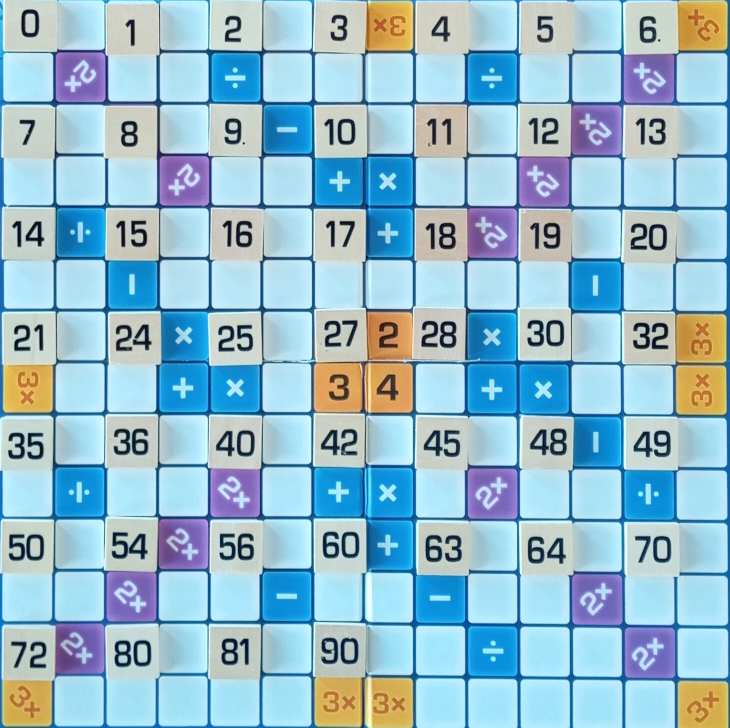
#> input picture data/all_pieces_board.jpg, 1460 x 1455 px (shown at 1/2 size)
$ python template_generator.py
#> lines starting #> are read from the running program, lines starting #| are printed output that depends on the picture
### src/util.py
import os


def format_path(path):
    if path == None:
        return None

    if os.name == 'nt':
        path = path.replace('/', '\\')
    else:
        path = path.replace('\\', '/')
    return path

### src/game_model.py
from enum import Enum
from util import format_path

class GameMove():
    # [4 lines left out: function __init__, not called in this run]


    def __repr__(self):
        return f"GameMove(image_path: {self.image_path}, move: {self.move}, value: {self.value})"


class GameTurn():
    class Player(Enum):
        PLAYER1 = 1
        PLAYER2 = 2

        def __str__(self):
            return str(self.value)


    # [4 lines left out: function __init__, not called in this run]


    def __repr__(self):
        return f"GameTurn(player: {self.player}, statring_position: {self.starting_position}, score: {self.score})"


class GameModel():
    # [5 lines left out: function __init__, not called in this run]

    @staticmethod
    def available_pieces():
        return [
            # 0-9 (10 pieces)
            0, 1, 2, 3, 4, 5, 6, 7, 8, 9,

            # 10-19 (10 pieces)
            10, 11, 12, 13, 14, 15, 16, 17, 18, 19,

            # 20-29 (6 pieces)
            20, 21, 24, 25, 27, 28,

            # 30-39 (4 pieces)
            30, 32, 35, 36,

            # 40-49 (5 pieces)
            40, 42, 45, 48, 49,

            # 50-59 (3 pieces)
            50, 54, 56,

            # 60-69 (3 pieces)
            60, 63, 64,

            # 70-79 (2 pieces)
            70, 72,

            # 80-89 (2 pieces)
            80, 81,

            # 90-99 (1 piece)
            90
        ]


    # [41 lines left out: functions __zip_scores_and_turns, __load_scores, __load_turns, not called in this run]


# [4 lines that do not run on import are left out]

### src/template_generator.py
import cv2 as cv
import numpy as np
from image_processing import ImageProcessing
from game_model import GameModel
from util import format_path
from time import sleep
from tqdm import tqdm
import os

class TemplateGenerator:
    def __init__(self, board_path):
        self.board_path = format_path(board_path)
        self.image_processing = ImageProcessing()

    def generate_templates_from_board(self):
        # Read and preprocess the board image
        board = cv.imread(self.board_path)
#> board is the input picture: shape (1455, 1460, 3); mean B, G, R 204.6, 187.2, 148.7
        if board is None:
            raise FileNotFoundError(f"Image not found at {self.board_path}")

        # Resize to exactly 1470x1470 (14 * 105) to ensure perfect 105x105 grid
        board = cv.resize(board, (1470, 1470))
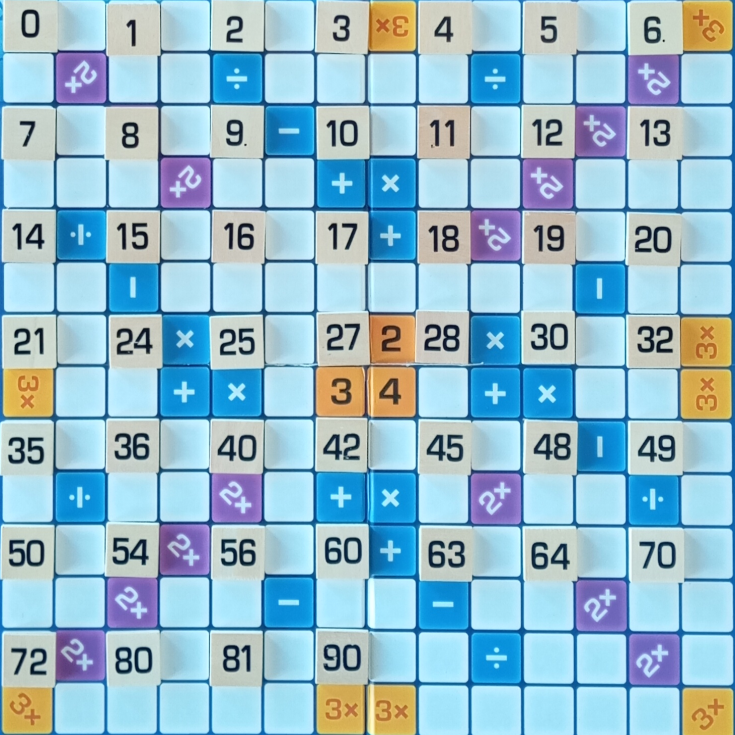
#> board: shape (1470, 1470, 3) (shown at 1/2 size); mean B, G, R 204.5, 187.1, 148.6

        # Create empty list to store pieces
        pieces = []

        # Extract each 105x105 piece
        for i in range(14):  # rows
            for j in range(14):  # columns
                if i % 2 == 0 and j % 2 == 0:
                    if i < 12 or j <= 6:
                        # Calculate piece coordinates
                        x = j * 105
                        y = i * 105
                        # Extract piece
                        piece = board[y:y+105, x:x+105]
                        pieces.append(piece)  # Store piece with its position
#> after the loop, pieces = 46 items
                        # [8 lines of commented-out code are left out]
        return pieces

    def generate_templates_from_all_together(self):
        board = cv.imread(self.board_path)
        if board is None:
            raise FileNotFoundError(f"Image not found at {self.board_path}")

        # Calculate grid dimensions
        num_cols = 8
        num_rows = 6
        cell_size = 105

        # Calculate total grid size
        grid_width = num_cols * cell_size
        grid_height = num_rows * cell_size

        # Resize to exact grid dimensions
        board = cv.resize(board, (grid_width, grid_height))

        pieces = []
        for i in range(num_rows):
            for j in range(num_cols):
                # Skip last two slots in bottom row
                if i == num_rows - 1 and j >= 6:
                    continue

                # Calculate piece coordinates with border offset
                x = j * cell_size
                y = i * cell_size

                # Extract piece with exact dimensions
                piece = board[y:y+cell_size, x:x+cell_size]
                # cv.imshow("Piece", piece)
                # cv.waitKey(1)
                # sleep(0.5)

                piece = cv.resize(piece, (cell_size, cell_size))

                pieces.append(piece)
        # cv.destroyAllWindows()

        return pieces

if __name__ == "__main__":
    if not os.path.exists("../data/templates"):
        os.makedirs("../data/templates")
    if not os.path.exists("../data/templates/board"):
        os.makedirs("../data/templates/board")
    if not os.path.exists("../data/templates/togheter"):
        os.makedirs("../data/templates/togheter")

    generator = TemplateGenerator("../data/all_pieces_board.jpg")
    pieces = generator.generate_templates_from_board()
#> pieces = 46 items
    available_pieces = GameModel.available_pieces()
    for available_piece, piece in tqdm(zip(available_pieces, pieces)):
        # [4 lines of commented-out code are left out]
        cv.imwrite(f"../data/templates/board/{available_piece}.jpg", piece)
#> this loop made 46 passes
#> available_piece on passes 1 to 12: 0, 1, 2, 3, 4, 5, 6, 7, 8, 9, 10, 11
#> pass 1, `cv.imwrite(f"../data/templates/board/{available_piece}.jpg", piece)`:
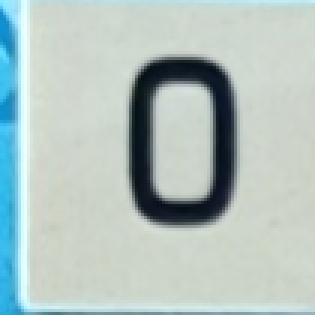
#> saved as 0.jpg: shape (105, 105, 3) (shown 3 times larger); mean B, G, R 191.2, 194.9, 178.7
#> pass 2, `cv.imwrite(f"../data/templates/board/{available_piece}.jpg", piece)`:
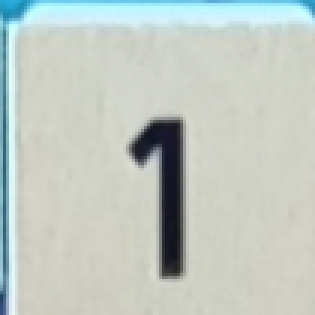
#> saved as 1.jpg: shape (105, 105, 3) (shown 3 times larger); mean B, G, R 194.8, 201.8, 193.4


    generator = TemplateGenerator("../data/all_pieces_togheter.png")
    pieces = generator.generate_templates_from_all_together()
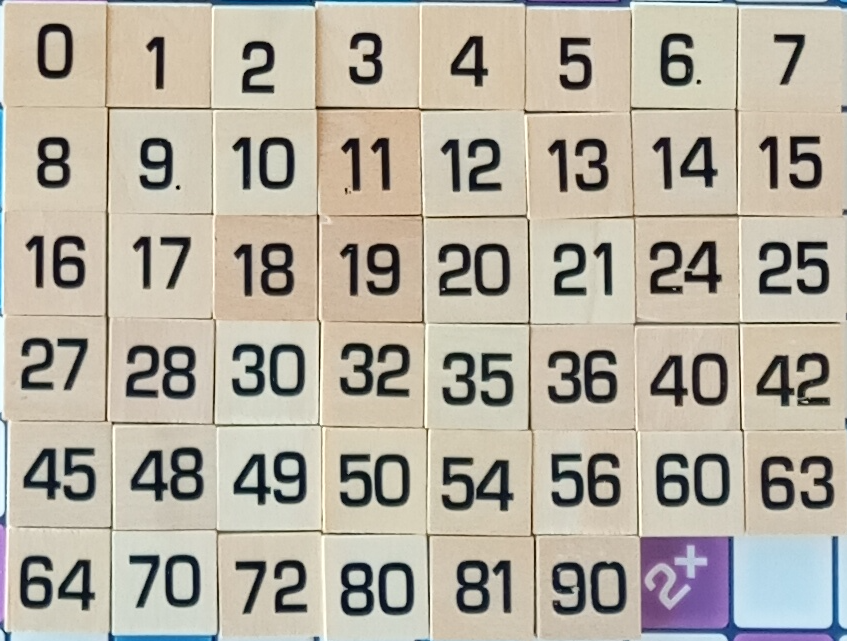
#> input picture data/all_pieces_togheter.png, 847 x 641 px
#> in generate_templates_from_all_together, board is the input picture: shape (641, 847, 3); mean B, G, R 162, 175.4, 181.9
#> in generate_templates_from_all_together, `board = cv.resize(board, (grid_width, grid_height))`:
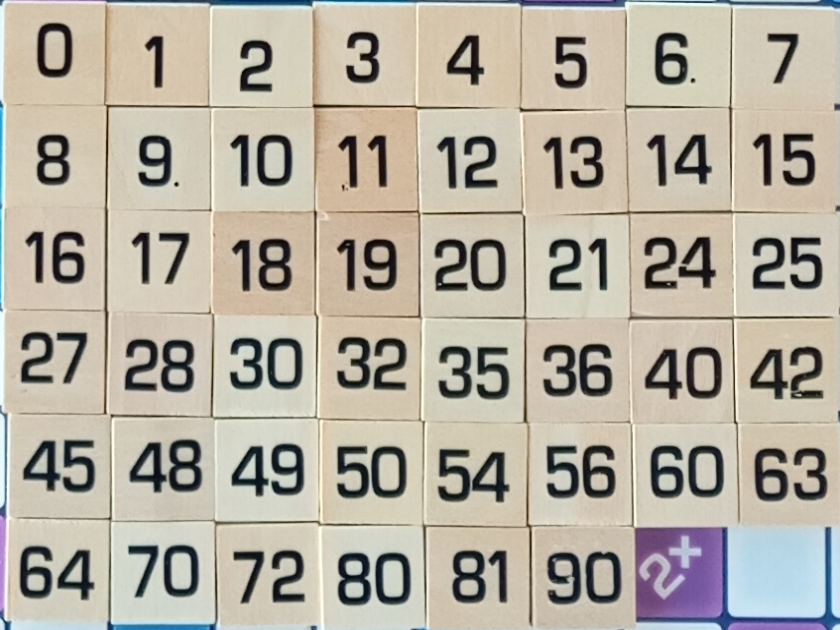
#> board: shape (630, 840, 3); mean B, G, R 161.9, 175.3, 181.7
    available_pieces = GameModel.available_pieces()
    for available_piece, piece in tqdm(zip(available_pieces, pieces)):
        piece = cv.cvtColor(piece, cv.COLOR_BGR2RGB)
        piece = cv.resize(piece, (105, 105))
        # [4 lines of commented-out code are left out]
        piece = cv.cvtColor(piece, cv.COLOR_RGB2BGR)
        cv.imwrite(f"../data/templates/togheter/{available_piece}.jpg", piece)
#> this loop made 46 passes
#> pass 1, `piece = cv.cvtColor(piece, cv.COLOR_BGR2RGB)`:
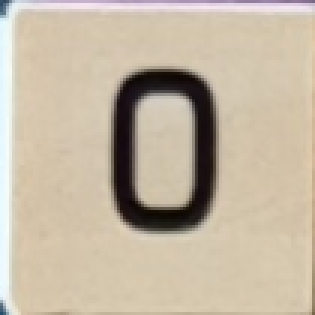
#> piece: shape (105, 105, 3) (shown 3 times larger); mean R, G, B 195.8, 183.1, 163.6
#> pass 2, `piece = cv.cvtColor(piece, cv.COLOR_BGR2RGB)`:
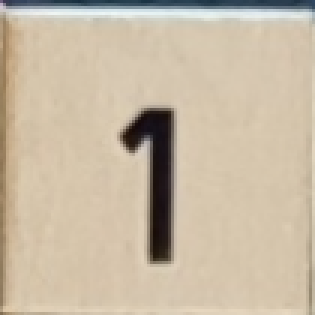
#> piece: shape (105, 105, 3) (shown 3 times larger); mean R, G, B 200, 185.8, 164.1
